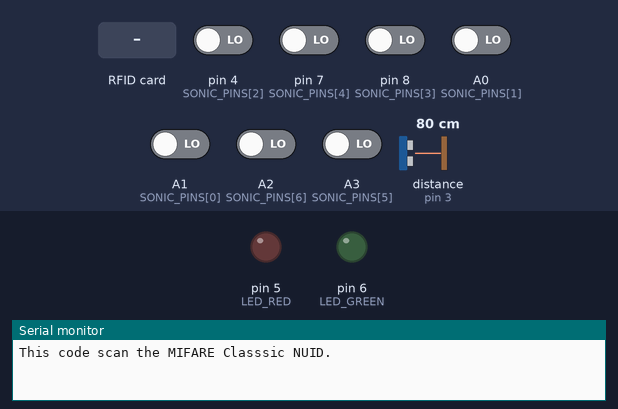
A sketch run on a simulated Arduino Uno, built with avr-gcc and run on an emulated ATmega328P. Parts: output pins drawn as LEDs (lit = HIGH), the last lines printed to the serial monitor. Wiring (inferred from the names in the program): ultrasonic range finder: trigger pin 2; echo pin 3. Inputs (shaded band) come from the test bench; at power-on: A0 (SONIC_PINS[1]), A1 (SONIC_PINS[0]), A2 (SONIC_PINS[6]), A3 (SONIC_PINS[5]), pin 4 (SONIC_PINS[2]), pin 7 (SONIC_PINS[4]), pin 8 (SONIC_PINS[3]) LOW, distance to the obstacle (sensor on pin 3) 80 cm. Pins used as bus, display or sensor lines are not drawn.

Above: at 0.06 s.
At 1.2 s:
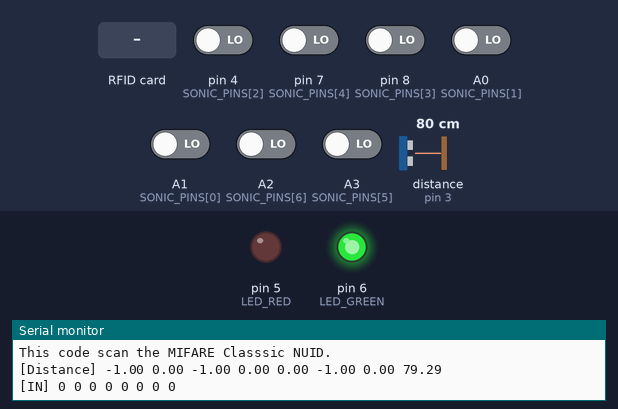
1.3 s: RFID card 5E 7A 19 C4 held to the reader
Timing chart, 0 to 4.3 s (numbered marks = the images above; inputs shaded):
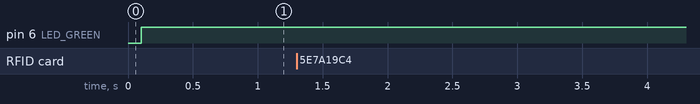

The sketch:

main.ino
```cpp
#include "src/main.h"

void setup() {
  _setup();
}

void loop() {
  _loop();
}
```

basic.cpp
```cpp
#include "basic.hpp"
// TODO something
```

basic.hpp
```cpp
#pragma once
#include <Arduino.h>

#define uint unsigned long
#define PIN unsigned char
#define DEBUG true

#define CARD1 0xB9CF5239
#define CARD2 0x2A46E8D4
```

boozer.cpp
```cpp
#include "basic.hpp"
#include "boozer.h"
#include "pinmap.h"
```

boozer.h
```cpp
#include "basic.hpp"
```

cardetect.hpp
```cpp
#pragma once

enum CarEvent {
  NOTHING,
  NORMAL_0T1,
  NORMAL_1T0,
  UNAUTH_0T1,
  UNAUTH_1T0,
  AUTH_0T1,
  AUTH_1T0,
};
namespace CarDetect {
  /**
   * `event`을 문자열로 출력한다.
   */
  void printTypeDesc(CarEvent event) {
    const char* names[] = {"Nothing", "[Normal] OFF->ON",
      "[Normal] ON->OFF", "[Unauth] OFF->ON", "[Unauth] ON->OFF",
      "[Auth] OFF->ON", "[Auth] ON->OFF"};
    const CarEvent events[] = {NOTHING, NORMAL_0T1,
      NORMAL_1T0, UNAUTH_0T1, UNAUTH_1T0, AUTH_0T1, AUTH_1T0};
    for (byte i = 0; i < 7; i += 1) {
      if (event == events[i]) {
        Serial.print(names[i]);
        break;
      }
    }
  }
  void printEvent(CarEvent event) {
    const char* names[] = {"Nothing", "N_0T1",
      "N_1T0", "U_0T1", "U_1T0",
      "A_0T1", "A_1T0"};
    const CarEvent events[] = {NOTHING, NORMAL_0T1,
      NORMAL_1T0, UNAUTH_0T1, UNAUTH_1T0, AUTH_0T1, AUTH_1T0};
    for (byte i = 0; i < 7; i += 1) {
      if (event == events[i]) {
        Serial.print(names[i]);
        break;
      }
    }
  }
}
```

main.cpp
```cpp
#include "main.h"
#include "pinmap.h"
#include "usonic.hpp"
#include "mfrc.hpp"
#include <Wire.h>

void _setup() {
  Serial.begin(115200);
  Wire.begin(9);
  Wire.onRequest(requestI2C);
  initMFRC();
  for (byte i = 0; i < OUTPUT_PINS_LN; i += 1) {
    pinMode(OUTPUT_PINS[i], OUTPUT);
    digitalWrite(OUTPUT_PINS[i], LOW);
  }
  for (byte i = 0; i < SONIC_PINS_LN; i += 1) {
    pinMode(SONIC_PINS[i], INPUT);
  }
}

void _loop() {
  taskMFRC();
  taskScan();
}
```

main.h
```cpp
#pragma once

void _setup();
void _loop();
```

mfrc.cpp
```cpp
#include "basic.hpp"
#include "mfrc.hpp"
#include "pinmap.h"
#include <SPI.h>
#include <MFRC522.h>


// 허용되는 키들
const MFRC522::PICC_Type allowedKey[] = {MFRC522::PICC_TYPE_MIFARE_MINI, MFRC522::PICC_TYPE_MIFARE_1K, MFRC522::PICC_TYPE_MIFARE_4K};

MFRC522 rfid(SS_PIN, RST_PIN);
MFRC522::MIFARE_Key key;

uint cardUUID = 0;

namespace Timestamp {
  uint mfrcCheck = 0;
  uint buzzerTime = 0;
}

//16진수로 변환하는 함수
void printHex(byte *buffer, byte bufferSize) {
  for (byte i = 0; i < bufferSize; i++) {
    Serial.print(buffer[i] < 0x10 ? " 0" : " ");
    Serial.print(buffer[i], HEX);
  }
}

//10진수로 변환하는 함수
void printDec(byte *buffer, byte bufferSize) {
  for (byte i = 0; i < bufferSize; i++) {
    Serial.print(buffer[i] < 0x10 ? " 0" : " ");
    Serial.print(buffer[i], DEC);
  }
}

bool equalByteArr(byte *a, byte *b, uint16_t ln) {
  for (uint16_t i = 0; i < ln; i += 1) {
    if (a[i] != b[i]) {
      return true;
    }
  }
  return false;
}
// UID를 4byte 로 변환
uint UID4ToUInt(byte uidbyte[10]) {
  // 으메이징 흑마법
  uint *i = (uint *)uidbyte;
  return *i;
}

void initMFRC() {
  Serial.println("This code scan the MIFARE Classsic NUID.");
  SPI.begin();
  rfid.PCD_Init();
}

void taskMFRC() {
  const uint time = millis();
  if (Timestamp::buzzerTime >= 1 && time - Timestamp::buzzerTime >= BOOSER_DURATION) {
    Timestamp::buzzerTime = 0;
  }
  if (time - Timestamp::mfrcCheck < RFID_INTERVAL) {
    return;
  }
  Timestamp::mfrcCheck = time;
  // RFID 리더에 카드가 없을 때 취소
  if (!rfid.PICC_IsNewCardPresent()) {
    // Serial.println("No new card");
    return;
  }
  // RFID 리더에 NUID 안읽히면 취소
  if (!rfid.PICC_ReadCardSerial()) {
    // Serial.println("Read incorrectly");
    return;
  }
  // 키 검사
  MFRC522::PICC_Type cardType = rfid.PICC_GetType(rfid.uid.sak);
  bool hasKey = false;
  for (byte i = 0; i < ALLOWED_KEYS; i += 1) {
    if (allowedKey[i] == cardType) {
      hasKey = true;
      break;
    }
  }
  if (!hasKey) {
    Serial.println("Wrong card type");
    return;
  }
  // 키 읽기
  uint keyUUID = UID4ToUInt(&rfid.uid.uidByte[0]);
  cardUUID = keyUUID;
  Serial.print("Card UUID: ");
  Serial.print(keyUUID, HEX);
  Serial.print("(");
  Serial.print(keyUUID, DEC);
  Serial.println(")");

  // 마무리
  rfid.PICC_HaltA();
  rfid.PCD_StopCrypto1();
}

uint getCardUUID() {
  return cardUUID;
}

void setCardUUID(uint uuid) {
  cardUUID = uuid;
}
```

mfrc.hpp
```cpp
#pragma once

#include "basic.hpp"

#define RFID_INTERVAL 50
#define SS_PIN 10
#define RST_PIN 9

#define ALLOWED_KEYS 3

// 부우저
#define BOOSER_DURATION 200
// 카드1 hz
#define CARD1_HZ 784
// 카드2 hz
#define CARD2_HZ 1760

void printHex(byte *buffer, byte bufferSize);

void printDec(byte *buffer, byte bufferSize);

bool equalByteArr(byte *a, byte *b, uint16_t ln);

uint UID4ToUInt(byte uidbyte[10]);

void initMFRC();

void taskMFRC();

uint getCardUUID();
void setCardUUID(uint uuid);
```

pinmap.h
```cpp
#include "basic.hpp"
#include "univ/bool8.hpp"

#pragma once

const PIN OUTPUT_PINS[] = {2, 5, 6};
#define OUTPUT_PINS_LN 3

// 3, 4, 7, 8, A0, A1, A2, A3
// 1, 2, 3, 4, 5, 6, 7, 8
// 1, 2, 4, 6, 8, 3, 5, 7
// 3, 4, 8, A1, A3, 7, A0, A2
const PIN SONIC_PINS[] = {A1, A0, 4, 8, 7, A3, A2, 3};
// deprecated but just for compile
const bool SONIC_ANALOG[] = {false, false, false, false, false, false, false, false};
#define SONIC_TRIG_PIN 2
#define SONIC_PINS_LN 8

#define LED_RED 5
#define LED_GREEN 6


// 7 - [8]
// 5 - [6]
// 3 - [2]
// 1 - [4]

// 3pin: 8자리
// A3: 6자리
// 8: 4자리
// A0: 2자리
// A1: 1자리
// 4: 3자리
// 7: 5자리
// A2: 7자리
// A1, A0, 4, 8, 7, A3, A2, 3
```

bool8.hpp
```cpp
#pragma once
#include "../basic.hpp"

class Bool8 {
private:
  uint8_t data;
public:
  Bool8() {
    data = 0;
  }
  Bool8(uint8_t binary) {
    data = binary;
  }
  bool operator[](byte offset) {
    return getBool(offset);
  }

  /**
   * offset의 bool값 리턴
   */
  bool getBool(uint8_t offset) {
    return (data & (B1 << offset)) != B0;
  }
  void setBool(uint8_t offset, const bool value) {
    if (offset >= 8 || offset < 0) {
      return;
    }
    if (value) {
      data |= (B1 << offset);
    } else {
      data &= ~(B1 << offset);
    }
  }
  void reset() {
    data = 0;
  }
  bool operator<<(uint8_t offset) {
    return this->getBool(offset);
  }
  uint8_t getRaw() {
    return data;
  }
};
```

pin2.hpp
```cpp
#pragma once
#include "../basic.hpp"

class Pin2 {
private:
  uint8_t data;
public:
  Pin2() {
    data = 0;
  }
  Pin2(PIN one, PIN two) {
    setPin1(one);
    setPin2(two);
  }
  PIN getPin1() const {
    return data >> 4;
  }
  PIN getPin2() const {
    return data & 0xF;
  }
  void setPin1(PIN pin) {
    data = (data & 0xF) | (pin << 4);
  }
  void setPin2(PIN pin) {
    data = (data & 0xF0) | pin;
  }
  PIN operator[](byte index) {
    return (index == 0) ? getPin1() : getPin2();
  }
  void reset() {
    data = 0;
  }
};
```

Source omitted: usonic.hpp (12866 bytes)
